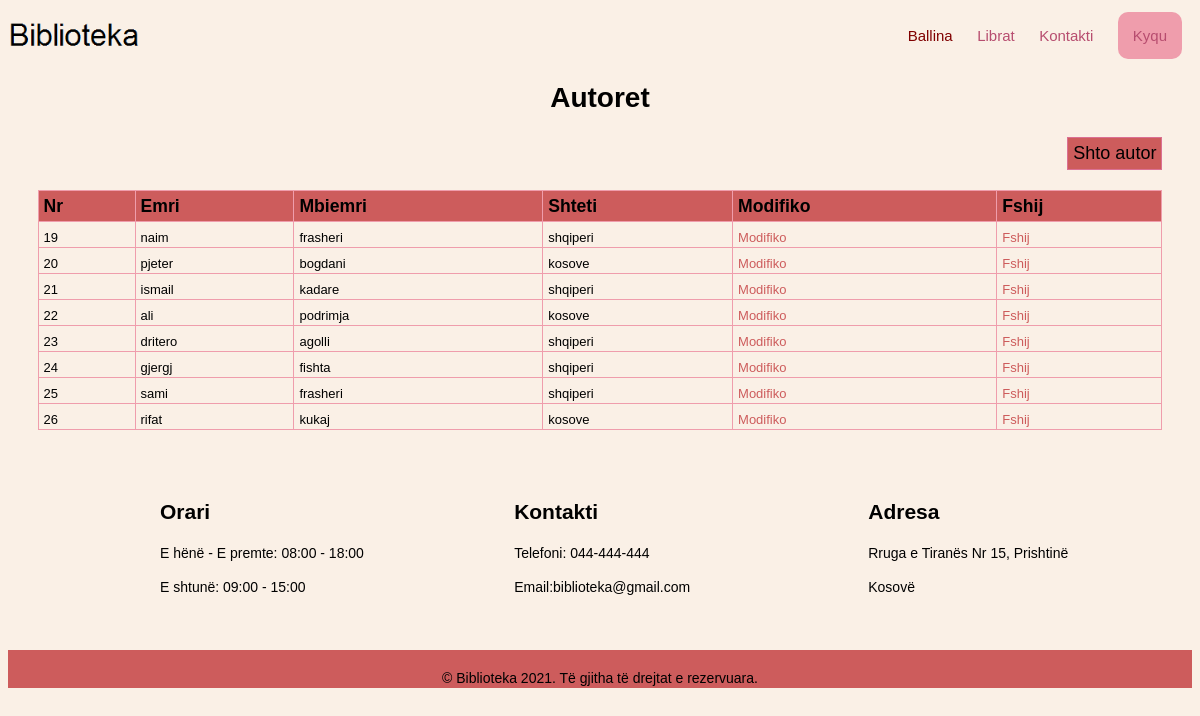
The app's page /autoret.php with its own data.
### tables this page shows
CREATE TABLE `autori` (
  `autoriid` int(11) NOT NULL,
  `emri` varchar(50) DEFAULT NULL,
  `mbiemri` varchar(50) DEFAULT NULL,
  `shteti` varchar(50) DEFAULT NULL
);

### includes/sqlFunction.php (called while the page is built, shortened)
<?php
function connection(){
    $dbcon = mysqli_connect('localhost','root','','biblioteka');
    return $dbcon;
}
function merrAutoret (){
    $dbcon = connection();
    $sql="SELECT * FROM autori";
    return mysqli_query($dbcon,$sql);
}
?>

### autoret.php (the view)
<?php include_once('includes/header.php'); ?>
<?php include_once('includes/sqlFunction.php'); ?>
        <main class="page">
        <section id="content" style="width: 95%; margin: 0 auto;">
            <div id="l1">
            <h1>Autoret</h1>
            <button class="shto"><a href="shto_autor.php">Shto autor</a></button>
        </div>
            <table id="members">
                <tr>
                  <th>Nr</th>
                  <th>Emri </th>
                  <th>Mbiemri</th>
                  <th>Shteti</th>
                  <th>Modifiko</th>
                  <th>Fshij</th>
                </tr>
            <?php
                    $autoret=merrAutoret();
                    if(mysqli_num_rows($autoret)>0 ){
                        while ($autori=mysqli_fetch_assoc($autoret)){
                            echo "<tr>";
                            $autoriid=$autori['autoriid'];
                            echo "<td>" . $autori['autoriid']."</td>";
                            echo "<td>" . $autori['emri']."</td>";
                            echo "<td>" . $autori['mbiemri']."</td>";
                            echo "<td>" . $autori['shteti']."</td>";
                            echo "<td><a href='modifiko_autor.php?aid={$autoriid}'style='text-decoration: none; color: #CD5C5C;'> Modifiko</a> </td>";
                            echo "<td><a href='fshij_autor.php?aid={$autoriid}'style='text-decoration: none; color: #CD5C5C;'> Fshij</a> </td>";
                            echo "</tr>";
                        }
                    }else{
                        echo "Nuk ka shenime ne DB";
                    }
                ?>
            </table>
                  </section>
                    <section id="box" >
                           <article class="b1">
                           <h2>Orari</h2>
                            <p> E hënë - E premte: 08:00 - 18:00</p>
                            <p>E shtunë: 09:00 - 15:00</p>
                           </article>
                            <article class="b1">
                                <h2>Kontakti</h2>
                                <p>Telefoni: 044-444-444 </p>
                                <p>Email:biblioteka@gmail.com</p>
                          </article>
                             <article class="b1">
                                <h2>Adresa </h2>
                                <p> Rruga e Tiranës  Nr 15, Prishtinë</p>
                                <p>Kosovë</p>
                          </article>
                  </section>
               </main>
  <?php include_once('includes/footer.php'); ?>

### css/style.css (style rules this page uses)
* { font-family: sans-serif; background: #FAF0E6; }
.page { width: 100%; }
.page #content h1 { text-align: center; font-size: 28px; margin-top: 20px; }
#content .item1 img,h2,p { padding: 2px; }
#content .item1 h2,p { margin-top:6px; }
.page #box .b1 { width: 30%; height: 150px; font-size: 14px; display: inline-block; margin-top: 50px; margin-right: 30px; }
.page #box { background-color: #FAF0E6 !important; width: 90%; margin: 20px 150px; }
.shto { background-color: #CD5C5C; border: 1px solid #DB7093; padding: 5px; font-size: 18px; cursor: pointer; float: right; }
.shto a { color: black; text-decoration: none; background-color: #CD5C5C; }
#members { float: left; margin-top: 20px; width:100%; empty-cells: show; border-collapse:collapse; }
#members td, #members th { font-size:13px; border:1px solid #ef9dac; padding:8px 5px 2px; }
#members th { font-size:1.1em; text-align:left; padding-top:5px; padding-bottom:4px; background-color: #CD5C5C; color:black; }

### records on screen
autori: autoriid "19", emri "naim", mbiemri "frasheri", shteti "shqiperi"
autori: autoriid "20", emri "pjeter", mbiemri "bogdani", shteti "kosove"
autori: autoriid "21", emri "ismail", mbiemri "kadare", shteti "shqiperi"
autori: autoriid "22", emri "ali", mbiemri "podrimja", shteti "kosove"
autori: autoriid "23", emri "dritero", mbiemri "agolli", shteti "shqiperi"
autori: autoriid "24", emri "gjergj", mbiemri "fishta", shteti "shqiperi"
autori: autoriid "25", emri "sami", mbiemri "frasheri", shteti "shqiperi"
autori: autoriid "26", emri "rifat", mbiemri "kukaj", shteti "kosove"
